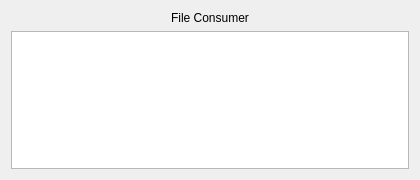
<?xml version="1.0" encoding="UTF-8"?>
<ui version="4.0">
 <class>Widget</class>
 <widget class="QWidget" name="Widget">
  <property name="geometry">
   <rect>
    <x>0</x>
    <y>0</y>
    <width>420</width>
    <height>180</height>
   </rect>
  </property>
  <property name="windowTitle">
   <string>Widget</string>
  </property>
  <layout class="QVBoxLayout" name="verticalLayout">
   <item>
    <widget class="QLabel" name="label">
     <property name="text">
      <string>File Consumer</string>
     </property>
     <property name="alignment">
      <set>Qt::AlignCenter</set>
     </property>
    </widget>
   </item>
   <item>
    <widget class="QTextEdit" name="textEdit"/>
   </item>
  </layout>
 </widget>
 <resources/>
 <connections/>
</ui>
